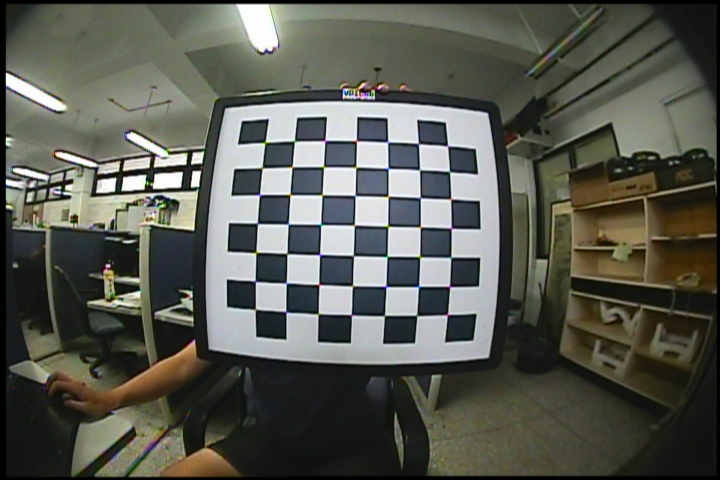
//> input picture HW3/img/distortion.bmp, 720 x 480 px
$ ./HW3_1   (built with g++ and OpenCV 4)
//> lines starting //> are read from the running program, lines starting //| are printed output that depends on the picture
#define _CRT_SECURE_NO_DEPRECATE
#include <opencv2\opencv.hpp>
#include <opencv2\highgui\highgui.hpp>
#include <stdio.h>
#include <iostream>
#include <vector>
#include <string>
#include <math.h>
#include <cmath>

#define PI 3.14159265359
using namespace std;
using namespace cv;
void FishEye_Unwarp(Mat);

int main()
{
	//Image Read
	Mat distortion = imread("distortion.bmp", 1);
//> distortion is the input picture: 480 rows x 720 cols, CV_8UC3; mean B, G, R 80.8, 89.4, 88
	FishEye_Unwarp(distortion);


	return 0;
}
void FishEye_Unwarp(Mat I) {
	int Hd = I.rows, Wd = I.cols;
//> Hd = 480; Wd = 720
	int i0 = Hd / 2, j0 = Wd / 2;
//> i0 = 240; j0 = 360
	double rd, ru, theta;
	double omega = 0.0036;
	//找到轉換後的大小Hu與Wu
	int Imax = 0, Jmax = 0;
	for (int i = 0; i < Hd; i++) {
		for (int j = 0; j < Wd; j++) {
			rd = sqrt(pow(i - i0, 2) + pow(j - j0, 2));
			theta = atan((i - i0) / (double)(j - j0));
			ru = tan(rd * omega) / (2 * tan(omega / 2));
			Imax = ru * sin(theta) > Imax ? round(ru * sin(theta)) : Imax;
			Jmax = ru * cos(theta) > Jmax ? round(ru * cos(theta)) : Jmax;
		}
	}
//> after the loop, rd = 431.3; theta = 0.587; ru = 15269.1; Imax = 11674; Jmax = 17511
	int iu_0 = Imax, ju_0 = Jmax;
//> iu_0 = 11674; ju_0 = 17511
	int Hu = 2 * Imax, Wu = 2 * Jmax;
//> Hu = 23348; Wu = 35022
	int r = 20; //Hu,Wu的縮小比例
	int nHu = Hu / r, nWu = Wu / r;
//> nHu = 1167; nWu = 1751
	printf("轉換後的大小Hu:%d,Wu,%d，縮小%d倍\n", Hu, Wu,r);
//| 轉換後的大小Hu:23348,Wu,35022，縮小20倍

	//建立一張強度為(128,128,128)的圖
	Mat UnI(nHu, nWu, CV_8UC3);
	for (int niu = 0; niu < nHu; niu++) {
		for (int nju = 0; nju < nWu; nju++) {
			UnI.at<Vec3b>(niu, nju)[0] = 128;
			UnI.at<Vec3b>(niu, nju)[1] = 128;
			UnI.at<Vec3b>(niu, nju)[2] = 128;
		}
	}
//> UnI: 1167 rows x 1751 cols, CV_8UC3; every value is 128

	int iu, ju, id, jd;
	for (int niu = 0; niu < nHu; niu++) {
		for (int nju = 0; nju < nWu; nju++) {
			iu = r * niu, ju = r * nju;
			ru = sqrt(pow(iu - iu_0, 2) + pow(ju - ju_0, 2));
			theta = atan2((iu - iu_0), (ju - ju_0));
			rd = (1 / omega) * atan(2 * ru * tan(omega / 2));
			id = round(rd * sin(theta)) + i0;
			jd = round(rd * cos(theta)) + j0;
			if (id >= 0 && id < Hd && jd >= 0 && jd < Wd) {
				UnI.at<Vec3b>(niu, nju)[0] = I.at<Vec3b>(id, jd)[0];
				UnI.at<Vec3b>(niu, nju)[1] = I.at<Vec3b>(id, jd)[1];
				UnI.at<Vec3b>(niu, nju)[2] = I.at<Vec3b>(id, jd)[2];
			}
		}
	}
//> this loop made 1167 passes
//> (iu, ru, theta, rd, id) on passes 1 to 3: (0, 21027.3, -0.589, 432.7, 0), (20, 21016.2, -0.588, 432.7, 0), (40, 21005.1, -0.587, 432.7, 0)
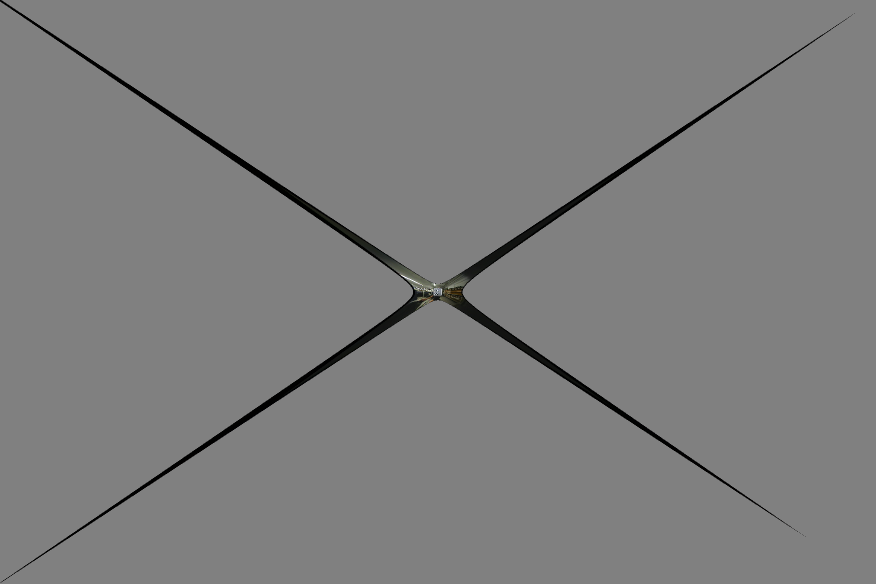
//> UnI: 1167 rows x 1751 cols, CV_8UC3 (shown at 1/2 size); mean B, G, R 125.6, 125.6, 125.6
//> after the loop, iu = 23320; ju = 35000; ru = 21011.8; theta = 0.587; rd = 432.7; id = 480
	imshow("result", UnI);

	int w = 1000, h = 800;
	Mat s_UnI(h, w, CV_8UC3);
	int iu_start = Imax - h / 2, ju_start = Jmax - w / 2;
	for (int i = 0; i < h; i++) {
		for (int j = 0; j < w; j++) {
			iu = i + iu_start;
			ju = j + ju_start;
			ru = sqrt(pow(iu - Imax, 2) + pow(ju - Jmax, 2));
			theta = atan2((iu - Imax), (ju - Jmax));
			rd = (1 / omega) * atan(2 * ru * tan(omega / 2));
			id = round(rd * sin(theta)) + i0;
			jd = round(rd * cos(theta)) + j0;
			if (id >= 0 && id < Hd && jd >= 0 && jd < Wd) {
				s_UnI.at<Vec3b>(i, j)[0] = I.at<Vec3b>(id, jd)[0];
				s_UnI.at<Vec3b>(i, j)[1] = I.at<Vec3b>(id, jd)[1];
				s_UnI.at<Vec3b>(i, j)[2] = I.at<Vec3b>(id, jd)[2];
			}
		}
	}
//> this loop made 800 passes
//> (ru, theta, rd, id) on passes 1 to 3: (639.5, -0.676, 322.5, 38), (638.9, -0.674, 322.4, 39), (638.3, -0.673, 322.3, 39)
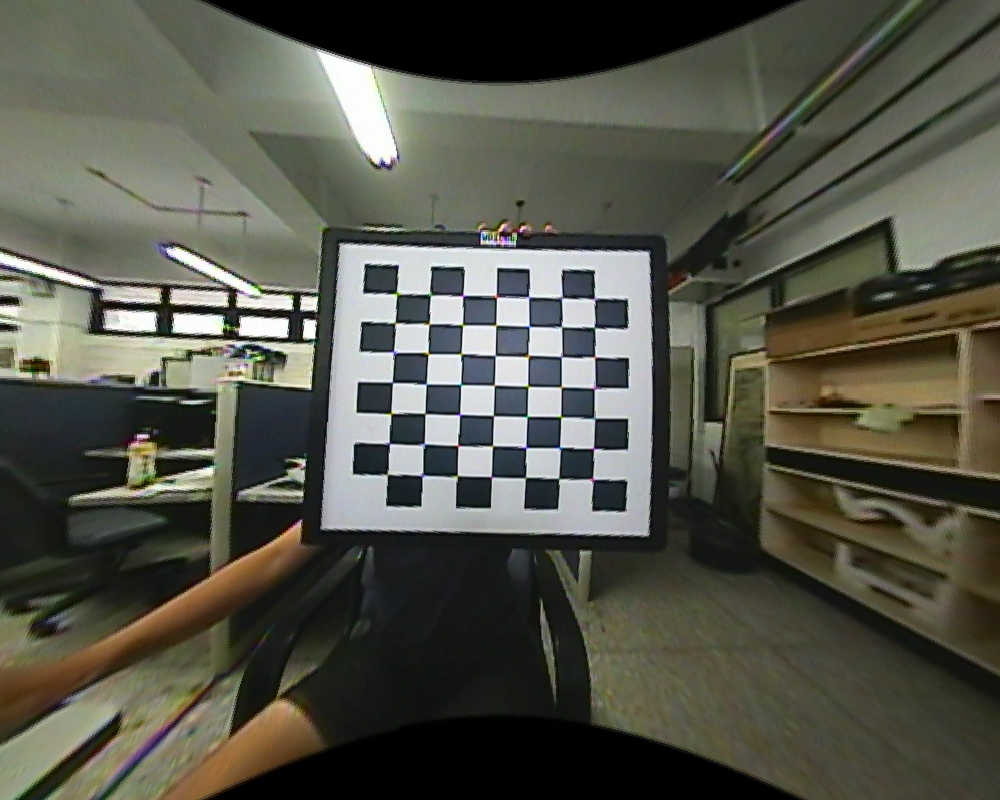
//> s_UnI: 800 rows x 1000 cols, CV_8UC3; mean B, G, R 73, 84.4, 84
	imshow("result2", s_UnI);

	waitKey(0);
}
